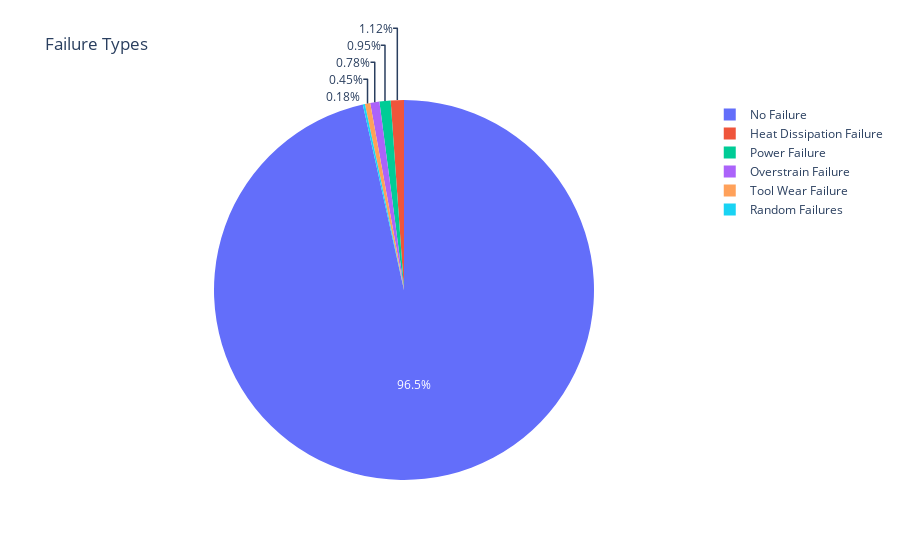

Write notebook code for a chart like this one.
### Code cell
import plotly.graph_objects as go
import plotly.express as px
fig= px.pie(data, title='Failure Types', names='Failure_Type')
fig.show()

### Figure 1 — Plotly figure (JSON) as saved in the notebook; plotly's stock layout.template omitted (floating-point values rounded to 4 significant figures; data arrays with more than 128 entries replaced by an {"elided": "..."} marker saying what was removed)
{"data": [{"domain": {"x": [0, 1], "y": [0, 1]}, "hovertemplate": "Failure_Type=%{label}<extra></extra>", "labels": {"elided": "10000 str values"}, "legendgroup": "", "name": "", "showlegend": true, "type": "pie"}], "layout": {"legend": {"tracegroupgap": 0}, "title": {"text": "Failure Types"}}}
